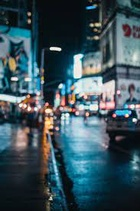
#> input picture ConvertPython2/data/07/street.jfif, 140 x 211 px, shrunk from 183 x 275 before the run
$ jupyter execute --allow-errors convert_python_2.ipynb
#> lines starting #> are read from the running program, lines starting #| are printed output that depends on the picture; after the words box and inside, x2 and y2 are one past the last pixel; in counts of white or black regions, pixels touching at a corner belong together
# Bài tập chuyển đổi Code sang Python từ 07-11

## Thông tin học viên:
Họ và tên: Hồ Sĩ An Sơn
Lớp: MSE#11HCM
Mã Hv: 22MSE23060

## 07 : Bài lab ngày 7

### Ex7_01.m :

[cell 1]
import matplotlib.pyplot as plt
from scipy.ndimage import convolve
from imageio import imread
import numpy as np

# Read the image and convert it to double
img = imread('./data/07/street.jfif').astype(np.float32) / 255

# Define the sharpening filters
h1 = np.array([[0, -1, 0], [-1, 10, -1], [0, -1, 0]]) / 5
h2 = np.array([[0, -1, 0], [-1, 5, -1], [0, -1, 0]])

# Apply the filters to the image
if img.ndim == 3:
    img_sharpened1 = np.zeros_like(img)
    img_sharpened2 = np.zeros_like(img)
    for i in range(img.shape[2]):
        img_sharpened1[:, :, i] = convolve(img[:, :, i], h1, mode='reflect')
        img_sharpened2[:, :, i] = convolve(img[:, :, i], h2, mode='reflect')
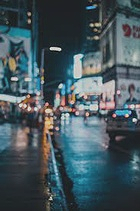
#> img_sharpened1: shape (211, 140, 3) float32; mean R, G, B 0.282, 0.387, 0.429; drawn with min black and max white
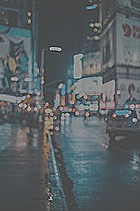
#> img_sharpened2: shape (211, 140, 3) float32; mean R, G, B 0.235, 0.322, 0.358; drawn with min black and max white
else:
    img_sharpened1 = convolve(img, h1, mode='reflect')
    img_sharpened2 = convolve(img, h2, mode='reflect')

# Setup the plots
fig, axs = plt.subplots(1, 3, figsize=(15, 5))
axs[0].imshow(img, cmap='gray' if img.ndim == 2 else None)
axs[0].set_title('Original Image', fontsize=20)
axs[0].axis('off')

axs[1].imshow(img_sharpened1, cmap='gray' if img_sharpened1.ndim == 2 else None)
axs[1].set_title('Sharpened Image 1', fontsize=20)
axs[1].axis('off')

axs[2].imshow(img_sharpened2, cmap='gray' if img_sharpened2.ndim == 2 else None)
axs[2].set_title('Sharpened Image 2', fontsize=20)
axs[2].axis('off')

plt.show()

# Optionally, save the figure
# plt.savefig('Sharp.jpg')

### Ex7_2.m:

[cell 2]
import numpy as np
import matplotlib.pyplot as plt
from skimage import io, img_as_float, color
from skimage.restoration import unsupervised_wiener
from skimage.util import random_noise
from scipy.signal import convolve2d

# Load and convert the image
#> (the rest of this cell did not finish here and is left out)

## 08 : Bài lab ngày 8

### Ex8_1.m:

[cell 3]
import cv2
import numpy as np
import matplotlib.pyplot as plt

# Load test image
img = cv2.imread('./data/08/binary_objects.jpg', cv2.IMREAD_GRAYSCALE)
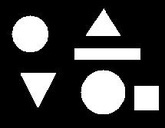
#> input picture ConvertPython2/data/08/binary_objects.jpg, 165 x 128 px, shrunk from 215 x 167 before the run
#> img is the input picture: shape (128, 165); min 0, max 255, mean 61.5

# Perform dilation with some different structuring elements

# a. Small disk with radius = 5
se1 = cv2.getStructuringElement(cv2.MORPH_ELLIPSE, (11, 11))
bw1 = cv2.dilate(img, se1)

# b. Large disk with radius = 15
se2 = cv2.getStructuringElement(cv2.MORPH_ELLIPSE, (31, 31))
bw2 = cv2.dilate(img, se2)

# c. Square with side = 7
se3 = cv2.getStructuringElement(cv2.MORPH_RECT, (7, 7))
bw3 = cv2.dilate(img, se3)

# d. Rectangle with dimensions = 5x10
se4 = cv2.getStructuringElement(cv2.MORPH_RECT, (5, 10))
bw4 = cv2.dilate(img, se4)

# e. Line with length = 10 and declined degree = 90
se5 = cv2.getStructuringElement(cv2.MORPH_RECT, (1, 10))  # Vertical line
bw5 = cv2.dilate(img, se5)

# Plot images
plt.figure(figsize=(10, 8))
titles = ['Original Image', 'Small Disk', 'Large Disk', 'Square', 'Rectangle', '90-degree Line']
images = [img, bw1, bw2, bw3, bw4, bw5]

for i in range(6):
    plt.subplot(2, 3, i + 1)
    plt.imshow(images[i], cmap='gray')
    plt.title(titles[i])
    plt.xticks([]), plt.yticks([])  # Hide tick values on X and Y axis

plt.tight_layout()
# plt.savefig('Dilation with Different SEs.png')
plt.show()

### Ex8_2.m:

[cell 4]
import cv2
import numpy as np
import matplotlib.pyplot as plt

# Load test image
img = cv2.imread('./data/08/binary_objects.jpg', cv2.IMREAD_GRAYSCALE)

# Perform erosion with some different structuring elements

# a. Small disk with radius = 5
se1 = cv2.getStructuringElement(cv2.MORPH_ELLIPSE, (11, 11))
bw1 = cv2.erode(img, se1)

# b. Large disk with radius = 15
se2 = cv2.getStructuringElement(cv2.MORPH_ELLIPSE, (31, 31))
bw2 = cv2.erode(img, se2)

# c. Square with side = 7
se3 = cv2.getStructuringElement(cv2.MORPH_RECT, (7, 7))
bw3 = cv2.erode(img, se3)

# d. Rectangle with dimensions = 5x10
se4 = cv2.getStructuringElement(cv2.MORPH_RECT, (5, 10))
bw4 = cv2.erode(img, se4)

# e. Line with length = 10 and declined degree = 90
se5 = cv2.getStructuringElement(cv2.MORPH_RECT, (1, 10))  # Vertical line
bw5 = cv2.erode(img, se5)

# Plot images
plt.figure(figsize=(10, 8))
titles = ['Original Image', 'Small Disk', 'Large Disk', 'Square', 'Rectangle', '90-degree Line']
images = [img, bw1, bw2, bw3, bw4, bw5]

for i in range(6):
    plt.subplot(2, 3, i + 1)
    plt.imshow(images[i], cmap='gray')
    plt.title(titles[i])
    plt.xticks([]), plt.yticks([])  # Hide tick values on X and Y axis

plt.tight_layout()
# plt.savefig('Erosion with Different SEs.png')
plt.show()

### Ex8_3.m:

[cell 5]
import cv2
import numpy as np
import matplotlib.pyplot as plt

# Load test image
img = cv2.imread('./data/08/circles.png', cv2.IMREAD_GRAYSCALE)
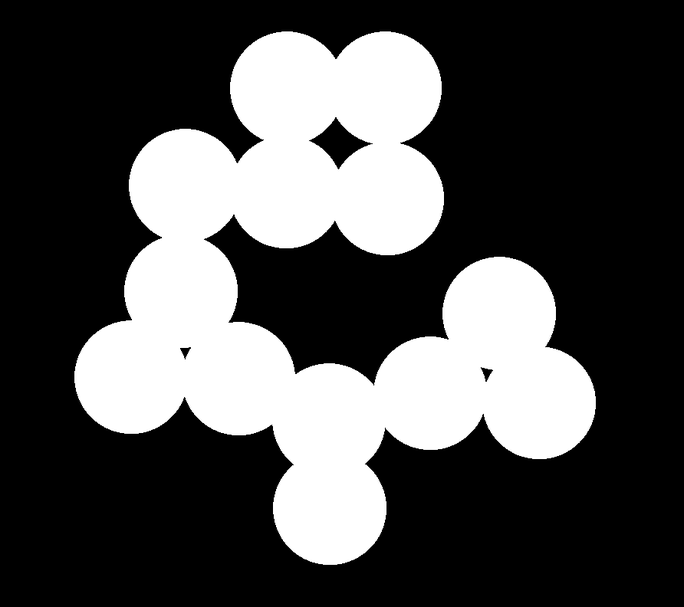
#> input picture ConvertPython2/data/08/circles.png, 684 x 607 px, shrunk from 892 x 792 before the run
#> img is the input picture: shape (607, 684); min 0, max 255, mean 77

# Perform erosion with a square with side = 45
se1 = cv2.getStructuringElement(cv2.MORPH_RECT, (45, 45))
bw1 = cv2.erode(img, se1)
#> bw1: shape (607, 684)

# Perform erosion with a disk with radius = 48
se2 = cv2.getStructuringElement(cv2.MORPH_ELLIPSE, (97, 97))  # 2*radius+1 to include the center pixel
bw2 = cv2.erode(img, se2)
#> bw2: shape (607, 684)

# Perform erosion with a rectangle with dimensions = [35 45]
se3 = cv2.getStructuringElement(cv2.MORPH_RECT, (35, 45))
bw3 = cv2.erode(img, se3)
#> bw3: shape (607, 684)

# Perform erosion with a diamond with radius = 45
# OpenCV does not have a built-in diamond shape, so we need to create it manually
diamond = cv2.getStructuringElement(cv2.MORPH_RECT, (1, 45))
diamond = cv2.dilate(diamond, cv2.getStructuringElement(cv2.MORPH_RECT, (45, 1)))
se4 = diamond
bw4 = cv2.erode(img, se4)
#> bw4: shape (607, 684)

# Perform erosion with a line with length = 30 and inclined degree = 45
se5 = cv2.getStructuringElement(cv2.MORPH_RECT, (1, 30))
se5 = cv2.warpAffine(se5, cv2.getRotationMatrix2D((0, 15), 45, 1), (30, 30))
bw5 = cv2.erode(img, se5)
#> bw5: shape (607, 684)

# Show images
plt.figure(figsize=(10, 8))
titles = ['Original Image', 'Square', 'Disk', 'Rectangle', 'Diamond', 'Line']
images = [img, bw1, bw2, bw3, bw4, bw5]

for i in range(6):
    plt.subplot(2, 3, i + 1)
    plt.imshow(images[i], cmap='gray')
    plt.title(titles[i])
    plt.xticks([]), plt.yticks([])  # Hide tick values on X and Y axis

plt.tight_layout()
# plt.savefig('Erosion Circles with Different SEs.png')
plt.show()

### Ex8_4.m:

[cell 6]
import cv2
import numpy as np
import matplotlib.pyplot as plt

# Load test image
img = cv2.imread('./data/08/fence.jpg')
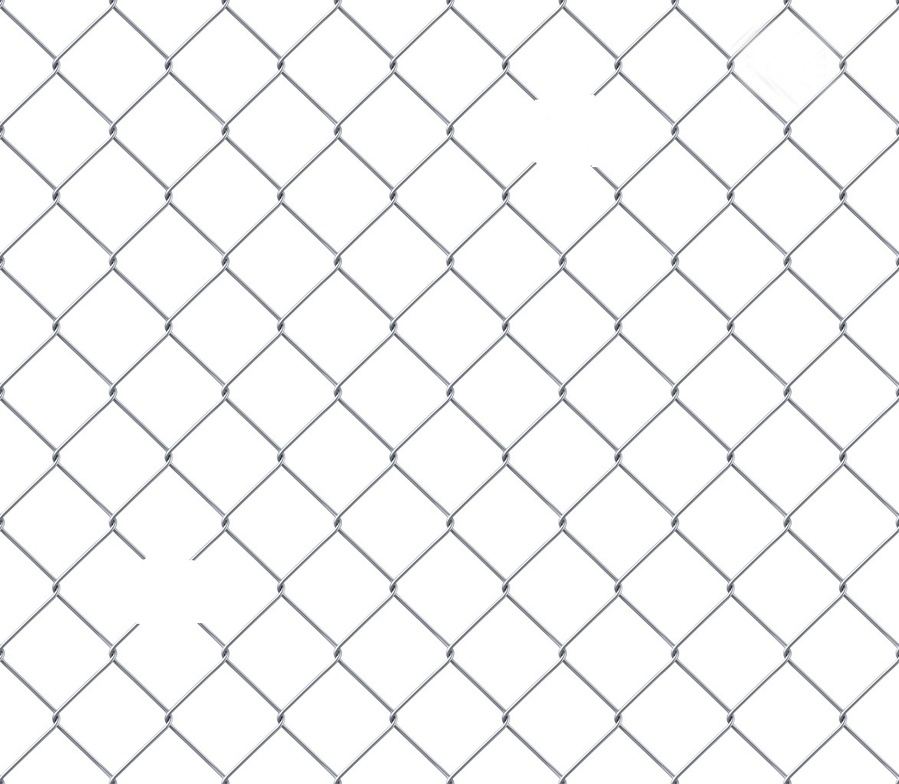
#> input picture ConvertPython2/data/08/fence.jpg, 899 x 784 px, shrunk from 1173 x 1023 before the run
#> img is the input picture: shape (784, 899, 3); mean B, G, R 246.1, 245.7, 245.5
gray_img = cv2.cvtColor(img, cv2.COLOR_BGR2GRAY)  # Convert from RGB to grayscale

# Convert grayscale image to binary image
_, bw = cv2.threshold(gray_img, 0, 255, cv2.THRESH_BINARY + cv2.THRESH_OTSU)
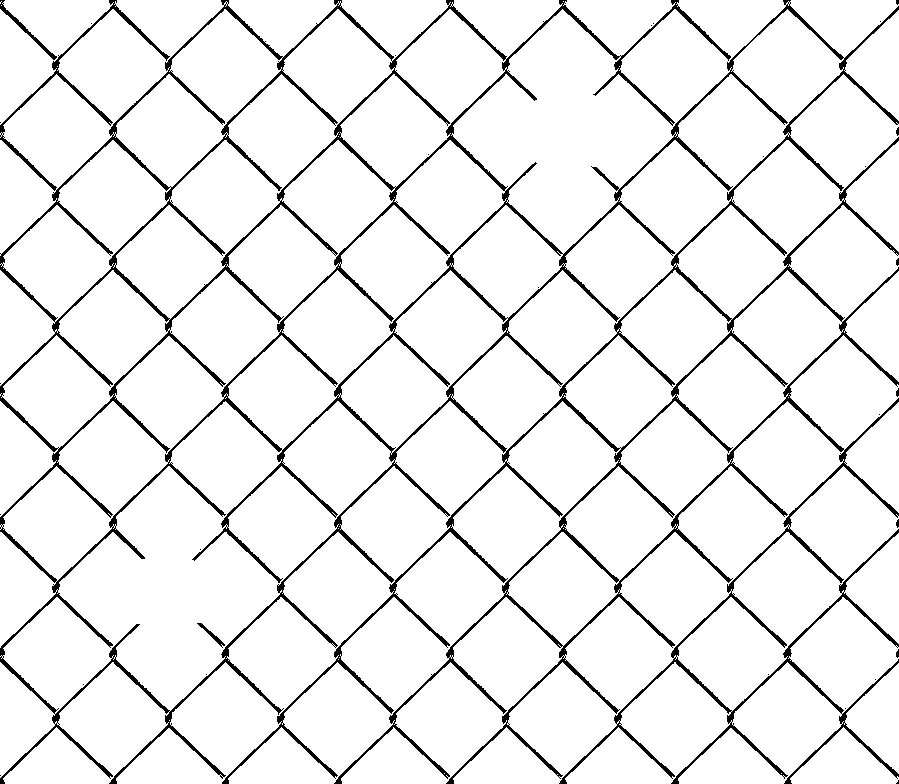
#> bw: shape (784, 899); 93.1% white; black in thin lines or dots

# Perform erosion with a diamond with radius = 35
# Manually create a diamond structuring element
diamond = cv2.getStructuringElement(cv2.MORPH_RECT, (1, 35))
diamond = cv2.dilate(diamond, cv2.getStructuringElement(cv2.MORPH_RECT, (35, 1)))
bw1 = cv2.erode(bw, diamond)
#> bw1: shape (784, 899); 47.7% white; 104 white regions, largest, box (x1, y1, x2, y2) and area: (465, 26, 661, 237) 17544, (71, 483, 267, 694) 17295, (745, 26, 830, 107) 3448

# Perform erosion with a cross structuring element
length = 101  # 50 pixels each side
nhood = np.zeros((length, length), dtype=np.uint8)
nhood[length//2, :] = 1
nhood[:, length//2] = 1
cross_se = cv2.getStructuringElement(cv2.MORPH_CROSS, (length, length))
bw2 = cv2.erode(bw, cross_se)
#> bw2: shape (784, 899); 1.8% white; 112 white regions, largest, box (x1, y1, x2, y2) and area: (537, 96, 593, 166) 3379, (140, 561, 197, 624) 3057, (109, 582, 121, 597) 99

# Plot images
plt.figure(figsize=(10, 8))
titles = ['Original Image', 'Binary Image', 'Erosion with Diamond', 'Erosion with Cross']
images = [gray_img, bw, bw1, bw2]

for i in range(4):
    plt.subplot(2, 2, i + 1)
    plt.imshow(images[i], cmap='gray')
    plt.title(titles[i])
    plt.xticks([]), plt.yticks([])  # Hide tick values on X and Y axis

plt.tight_layout()
# plt.savefig('Hole Detection with Erosion.jpg')
plt.show()

# Show cross structuring element
plt.figure()
plt.imshow(nhood, cmap='gray')
plt.title('50-pixel Cross SE')
# plt.savefig('Cross SE.png')
plt.show()

## 09 : Bài lab ngày 9

### Ex9_1.m:

[cell 7]
import cv2
import numpy as np
import matplotlib.pyplot as plt

# Load the image
img = cv2.imread('./data/09/man_face.png', cv2.IMREAD_GRAYSCALE)
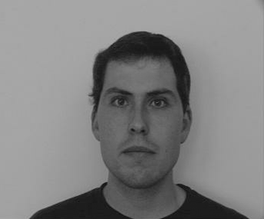
#> input picture ConvertPython2/data/09/man_face.png, 264 x 219 px, shrunk from 344 x 286 before the run
#> img is the input picture: shape (219, 264); min 17, max 172, mean 129.8

# Binarize the image
_, bw = cv2.threshold(img, 115, 255, cv2.THRESH_BINARY)
#> bw: shape (219, 264); 68.8% white; 4 black regions (3 under 20 px), largest, box (x1, y1, x2, y2) and area: (29, 31, 249, 219) 18035

# Create a square structuring element
se = cv2.getStructuringElement(cv2.MORPH_RECT, (22, 22))

# Perform dilation followed by erosion (closing)
img_dilated = cv2.dilate(bw, se)
#> img_dilated: shape (219, 264); 85% white; 1 black region, box (x1, y1, x2, y2) and area: (57, 44, 219, 219) 8685
img_closed = cv2.erode(img_dilated, se)
#> img_closed: shape (219, 264); 70.4% white; 1 black region, box (x1, y1, x2, y2) and area: (47, 34, 230, 219) 17118

# Calculate the difference between the closing image and the binary image
img_diff = cv2.subtract(img_closed, bw)
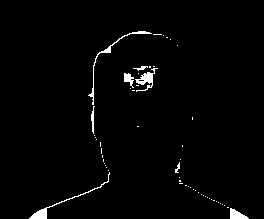
#> img_diff: shape (219, 264); 1.8% white; 56 white regions (48 under 20 px), largest, box (x1, y1, x2, y2) and area: (29, 172, 110, 219) 230, (88, 31, 152, 105) 205, (135, 68, 158, 92) 187

# Displaying the images using matplotlib
plt.figure(figsize=(10, 8))
titles = ['Binary Image', 'Dilated Image', 'Closing Image', 'Closing - Binary']
images = [bw, img_dilated, img_closed, img_diff]

for i in range(4):
    plt.subplot(2, 2, i + 1)
    plt.imshow(images[i], 'gray')
    plt.title(titles[i])
    plt.xticks([]), plt.yticks([])  # Hide tick values on X and Y axis

plt.show()

# Save the last image
# cv2.imwrite('Small Hole Removal using Closing.jpg', img_diff)

### Ex9_2.m:

[cell 8]
import cv2
import numpy as np
import matplotlib.pyplot as plt

# Load the image
img = cv2.imread('./data/09/cliparts.png', cv2.IMREAD_GRAYSCALE)
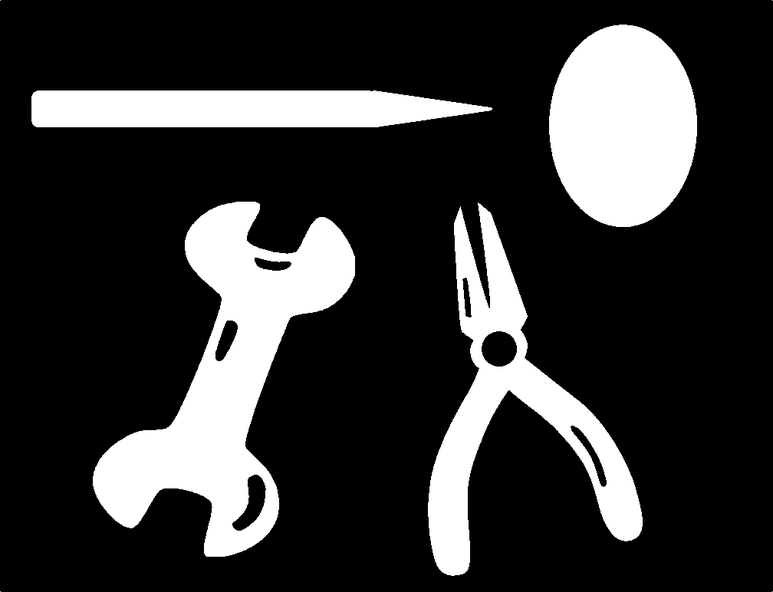
#> input picture ConvertPython2/data/09/cliparts.png, 773 x 592 px, shrunk from 1008 x 772 before the run
#> img is the input picture: shape (592, 773); min 0, max 255, mean 52.6
img = cv2.normalize(img.astype('float'), None, 0.0, 1.0, cv2.NORM_MINMAX)

# Create a disk-shaped structuring element
se = cv2.getStructuringElement(cv2.MORPH_ELLIPSE, (11, 11))

# Perform dilation and erosion
img_dilated = cv2.dilate(img, se)
#> img_dilated: shape (592, 773) float64
img_eroded = cv2.erode(img, se)

# Extract boundaries
ext_edge = img_dilated - img
int_edge = img - img_eroded
edge = ext_edge + int_edge
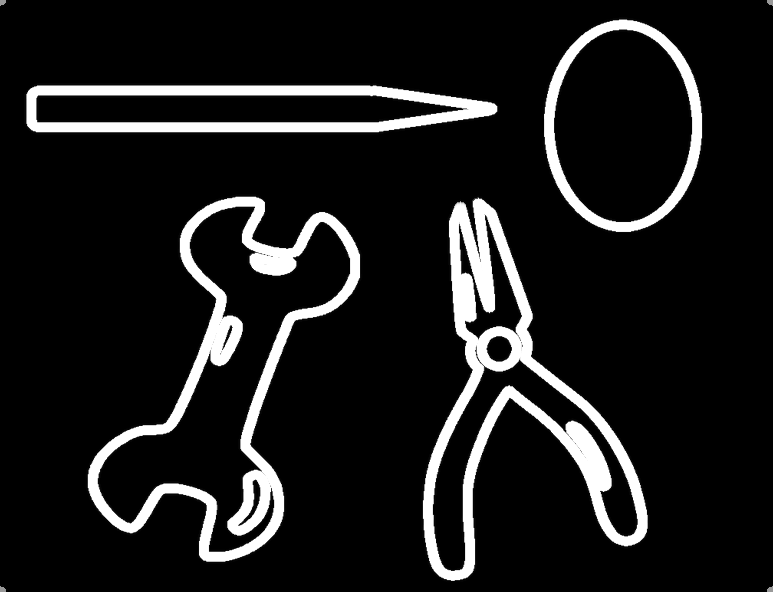
#> edge: shape (592, 773) float64; min 0, max 1, mean 0.107

# Displaying the images using matplotlib
plt.figure(figsize=(10, 8))
titles = ['Original Image', 'Edge_1 = External', 'Edge_2 = Internal', 'Edge_3 = External + Internal']
images = [img, ext_edge, int_edge, edge]

for i in range(4):
    plt.subplot(2, 2, i + 1)
    plt.imshow(images[i], cmap='gray')
    plt.title(titles[i], fontsize=20)
    plt.xticks([]), plt.yticks([])  # Hide tick values on X and Y axis

plt.show()

# Save the last figure
# plt.savefig('Boundary Detection using Dilation and Erosion.png')

### Ex9_3.m:

[cell 9]
import cv2
import numpy as np
import matplotlib.pyplot as plt

def create_diamond_kernel(size):
    """Create a diamond-shaped kernel."""
    assert size % 2 == 1, "Size should be odd"
    mid = size // 2
    kernel = np.zeros((size, size), dtype=np.uint8)
    for i in range(mid+1):
        kernel[mid-i:mid+i+1, mid-i] = 1
        kernel[mid-i:mid+i+1, mid+i] = 1
    return kernel

# Load the image in grayscale
img = cv2.imread('./data/09/bike.png', cv2.IMREAD_GRAYSCALE)
#> (the rest of this cell did not finish here and is left out)

### Ex9_4.m:

[cell 10]
import cv2
import numpy as np
import matplotlib.pyplot as plt
from skimage import measure, color

# Load the image
img = cv2.imread('./data/09/coins.png', cv2.IMREAD_GRAYSCALE)

# Binarize the input image using Otsu's threshold
_, bw = cv2.threshold(img, 0, 255, cv2.THRESH_BINARY_INV + cv2.THRESH_OTSU)

# Label connected components
#> (the rest of this cell did not finish here and is left out)

### Ex9_5.m:

[cell 11]
import cv2
import numpy as np
import matplotlib.pyplot as plt

def create_line_kernel(length, angle):
    """Create a line-shaped kernel at the given angle."""
    angle_rad = np.deg2rad(angle)  # Convert angle to radians
    x = int(length * np.cos(angle_rad))
    y = int(length * np.sin(angle_rad))

    line_image = np.zeros((2*length+1, 2*length+1), dtype=np.uint8)
    cv2.line(line_image, (length, length), (length+x, length+y), 1, thickness=1)

    return line_image

# Load the image
img = cv2.imread('./data/09/butterfly.png', cv2.IMREAD_GRAYSCALE)

# Define three structuring elements
se1 = create_line_kernel(10, 0)
se2 = create_line_kernel(10, 45)
se3 = create_line_kernel(10, 90)
